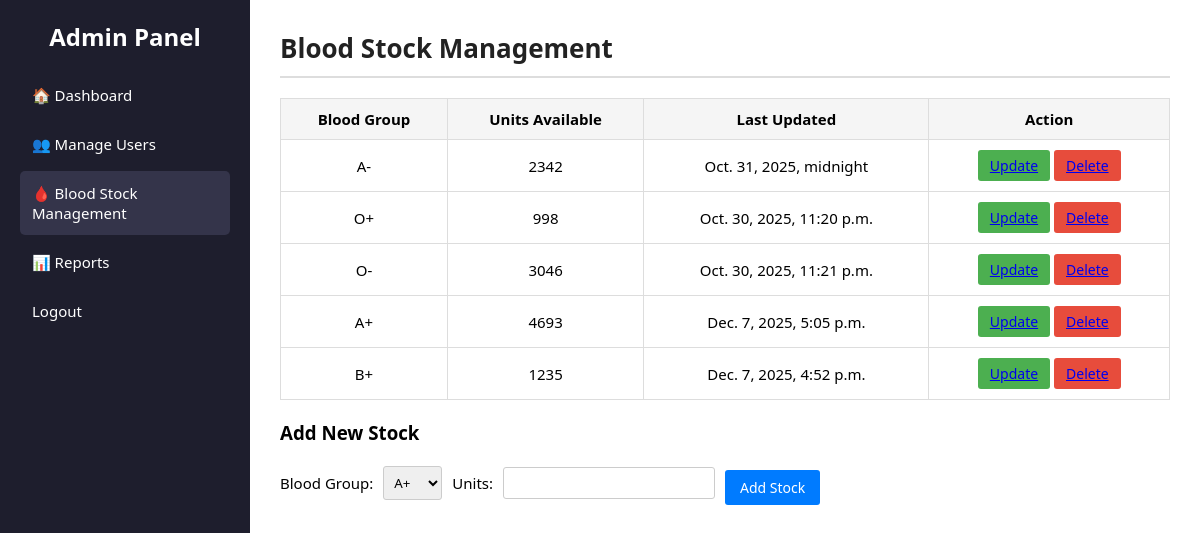
/blood_stock/, run on an earlier commit of the app's database.
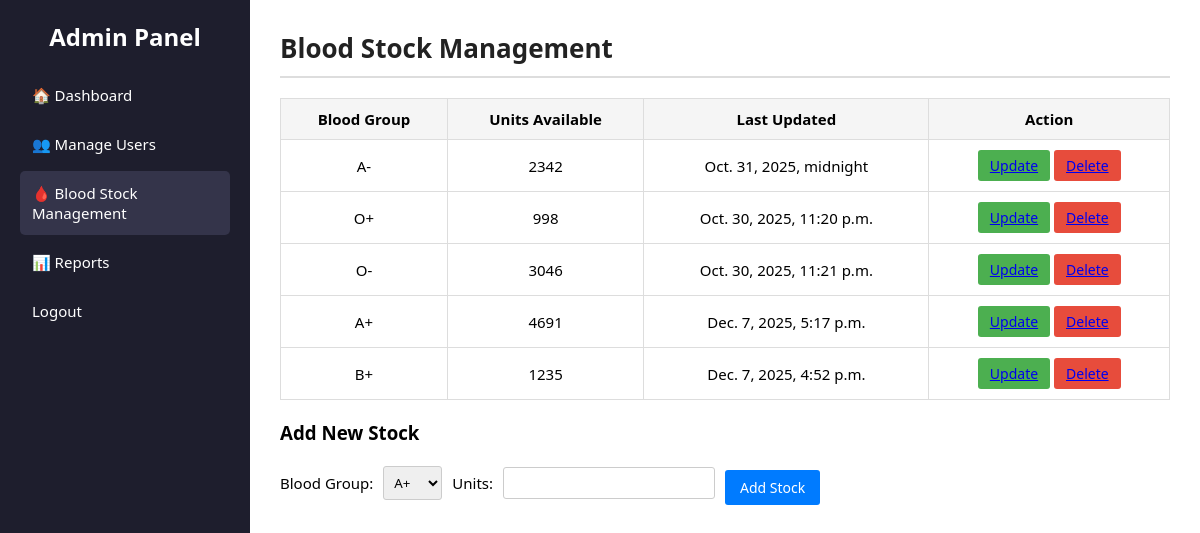
And on a later commit of the database.
### Blood_Bank/models.py (models this page shows, shortened)
class BloodStock(models.Model):
    BLOOD_GROUP = [
        ('A+', 'A+'), ('A-', 'A-'),
        ('B+', 'B+'), ('B-', 'B-'),
        ('O+', 'O+'), ('O-', 'O-'),
        ('AB+', 'AB+'), ('AB-', 'AB-'),
    ]
    blood_group = models.CharField(max_length=10,choices=BLOOD_GROUP,null=True,blank=True)
    unit = models.PositiveIntegerField(null=True,blank=True)
    update_at = models.DateTimeField(auto_now=True)

### Blood_Bank/views.py (the view, shortened to what this page needs)
# urls.py: path('blood_stock/',views.blood_stock,name='blood_stock'),
def blood_stock(request):
    stocks = BloodStock.objects.all()
    return render(request,'admin_dashboard/blood_stock.html',{'stocks':stocks})

### Blood_Bank/templates/admin_dashboard/blood_stock.html (shortened to what this page needs)
{% load static %}
<!DOCTYPE html>
<html lang="en">
<head>
    <link rel="stylesheet" href="{% static 'css/admin_dashboard/blood_stock.css' %}">
</head>
<body>
<div class="container">
    <aside class="sidebar">
        <h2>Admin Panel</h2>
        <ul>
            <li><a href="{% url 'admindashboard' %}">🏠 Dashboard</a></li>
            <li><a href="{% url 'manage_users' %}">👥 Manage Users</a></li>
            <li class="active"><a href="{% url 'blood_stock' %}">🩸 Blood Stock Management</a></li>
            <li><a href="{% url 'report_page' %}">📊 Reports</a></li>
            <li><a href="{% url 'home' %}">Logout</a></li>
        </ul>
    </aside>
    <main class="main-content">
        <h1>Blood Stock Management</h1>
        <table>
            <thead>
                <tr>
                    <th>Blood Group</th>
                    <th>Units Available</th>
                    <th>Last Updated</th>
                    <th>Action</th>
                </tr>
            </thead>
            <tbody>
                {% for stock in stocks %}
                <tr>
                    <td>{{ stock.blood_group }}</td>
                    <td>{{ stock.unit }}</td>
                    <td>{{ stock.update_at }}</td>
                    <td>
                        <form action="#" method="post" style="display:inline;">
                            <button class="btn update"><a href="{% url 'blood_stock_update' stock.id %}">Update</a></button>
                        </form>
                        <form action="#" method="post" style="display:inline;">
                            <button class="btn delete"><a href="{% url 'blood_stock_delete' stock.id %}">Delete</a></button>
                        </form>
                    </td>
                </tr>
                {% empty %}
                <tr>
                    <td colspan="4">No blood stock records available</td>
                </tr>
                {% endfor %}
            </tbody>
        </table>
        <h3 style="margin-top:20px;">Add New Stock</h3>
        <form method="post" class="add-form">
            <label>Blood Group:</label>
            <select name="blood_group" required>
                <option value="A+">A+</option><option value="A-">A-</option>
            </select>
            <label>Units:</label>
            <input type="number" name="units" min="1" required>
            <button type="submit" class="btn add">Add Stock</button>
        </form>
    </main>
</div>
</body>
</html>

What changed in the data, as far as the page shows it:
changed BloodStock: unit "4693" → "4691"; update_at "Dec. 7, 2025, 5:05 p.m." → "Dec. 7, 2025, 5:17 p.m."
